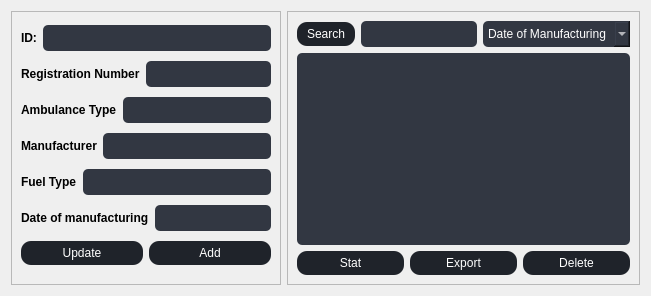
                   <widget class="QWidget" name="vehiclePage">
                    <layout class="QHBoxLayout" name="horizontalLayout_55">
                     <item alignment="Qt::AlignLeft">
                      <widget class="QFrame" name="frame_13">
                       <property name="styleSheet">
                        <string notr="true">
                                                  QFrame#frame_13 QPushButton {
                                                  color: #fff;
                                                  background-color: rgb(31, 35, 42);
                                                  border-radius: 10px;
                                                  padding: 5px 10px;
                                                  text-align: center;
                                                  border: none;
                                                  }
                                                  QFrame#frame_13 QPlainTextEdit {
                                                  background-color: rgb(50, 55, 66);
                                                  border: none;
                                                  border-radius: 5px;
                                                  color: #fff;
                                                  padding: 5px;
                                                  }


                                                  QFrame#frame_13 QPushButton:hover {
                                                  background-color: rgb(50, 55, 66);
                                                  }

                                                  /* Line Edit */
                                                  QFrame#frame_13 QLineEdit {
                                                  background-color: rgb(50, 55, 66);
                                                  border: none;
                                                  border-radius: 5px;
                                                  color: #fff;
                                                  padding: 5px;
                                                  }

                                                  /* Spin Box */
                                                  QFrame#frame_13 QSpinBox {
                                                  background-color: rgb(50, 55, 66);
                                                  border: none;
                                                  border-radius: 5px;
                                                  color: #fff;
                                                  padding: 5px;
                                                  }

                                                  /* Combo Box */
                                                  QFrame#frame_13 QComboBox {
                                                  background-color: rgb(50, 55, 66);
                                                  border: none;
                                                  border-radius: 5px;
                                                  color: #fff;
                                                  padding: 5px;
                                                  min-width: 6em;
                                                  }

                                                  QFrame#frame_13 QComboBox:editable {
                                                  background-color: rgb(50, 55, 66);
                                                  }
                                                  /* Date Edit */
                                                  QFrame#frame_13 QDateEdit {
                                                  background-color: rgb(50, 55, 66);
                                                  border: none;
                                                  border-radius: 5px;
                                                  color: #fff;
                                                  padding: 5px;
                                                  }

                                                  QFrame#frame_11 QDateEdit::drop-down {
                                                  background-color: rgb(31, 35, 42);
                                                  border: none;
                                                  subcontrol-origin: padding;
                                                  subcontrol-position: top right;
                                                  width: 20px;
                                                  }

                                                  QFrame#frame_11 QDateEdit::down-arrow {
                                                  image: url(&quot;path/to/arrow/down.png&quot;);
                                                  width: 20px;
                                                  height: 20px;
                                                  }

                                                </string>
                       </property>
                       <property name="frameShape">
                        <enum>QFrame::StyledPanel</enum>
                       </property>
                       <property name="frameShadow">
                        <enum>QFrame::Raised</enum>
                       </property>
                       <layout class="QVBoxLayout" name="verticalLayout_16">
                        <item>
                         <layout class="QHBoxLayout" name="horizontalLayout_28">
                          <item>
                           <widget class="QLabel" name="label_12">
                            <property name="font">
                             <font>
                              <bold>true</bold>
                             </font>
                            </property>
                            <property name="text">
                             <string>ID:</string>
                            </property>
                           </widget>
                          </item>
                          <item>
                           <widget class="QLineEdit" name="lineEditIdAmb"/>
                          </item>
                         </layout>
                        </item>
                        <item>
                         <layout class="QHBoxLayout" name="horizontalLayout_29">
                          <item>
                           <widget class="QLabel" name="label_25">
                            <property name="font">
                             <font>
                              <bold>true</bold>
                             </font>
                            </property>
                            <property name="text">
                             <string>Registration Number</string>
                            </property>
                           </widget>
                          </item>
                          <item>
                           <widget class="QLineEdit" name="lineEditRegAmb"/>
                          </item>
                         </layout>
                        </item>
                        <item>
                         <layout class="QHBoxLayout" name="horizontalLayout_30">
                          <item>
                           <widget class="QLabel" name="label_26">
                            <property name="font">
                             <font>
                              <bold>true</bold>
                             </font>
                            </property>
                            <property name="text">
                             <string>Ambulance Type</string>
                            </property>
                           </widget>
                          </item>
                          <item>
                           <widget class="QLineEdit" name="lineEditTypeAmb"/>
                          </item>
                         </layout>
                        </item>
                        <item>
                         <layout class="QHBoxLayout" name="horizontalLayout_33">
                          <item>
                           <widget class="QLabel" name="label_29">
                            <property name="font">
                             <font>
                              <bold>true</bold>
                             </font>
                            </property>
                            <property name="text">
                             <string>Manufacturer</string>
                            </property>
                           </widget>
                          </item>
                          <item>
                           <widget class="QLineEdit" name="lineEditManAmb"/>
                          </item>
                         </layout>
                        </item>
                        <item>
                         <layout class="QHBoxLayout" name="horizontalLayout_31">
                          <item>
                           <widget class="QLabel" name="label_27">
                            <property name="font">
                             <font>
                              <bold>true</bold>
                             </font>
                            </property>
                            <property name="text">
                             <string>Fuel Type</string>
                            </property>
                           </widget>
                          </item>
                          <item>
                           <widget class="QLineEdit" name="lineEditTFAmb"/>
                          </item>
                         </layout>
                        </item>
                        <item>
                         <layout class="QHBoxLayout" name="horizontalLayout_32">
                          <item>
                           <widget class="QLabel" name="label_28">
                            <property name="font">
                             <font>
                              <bold>true</bold>
                             </font>
                            </property>
                            <property name="text">
                             <string>Date of manufacturing</string>
                            </property>
                           </widget>
                          </item>
                          <item>
                           <widget class="QLineEdit" name="lineEditDateAmb"/>
                          </item>
                         </layout>
                        </item>
                        <item>
                         <layout class="QHBoxLayout" name="horizontalLayout_34">
                          <item>
                           <widget class="QPushButton" name="pushButtonUpdateAmbBtn">
                            <property name="text">
                             <string>Update</string>
                            </property>
                           </widget>
                          </item>
                          <item>
                           <widget class="QPushButton" name="pushButtonAddAmbBtn">
                            <property name="text">
                             <string>Add</string>
                            </property>
                           </widget>
                          </item>
                         </layout>
                        </item>
                       </layout>
                      </widget>
                     </item>
                     <item>
                      <widget class="QFrame" name="frame_14">
                       <property name="styleSheet">
                        <string notr="true">QFrame#frame_14 QPushButton {
                                          color: #fff;
                                          background-color: rgb(31, 35, 42);
                                          border-radius: 10px;
                                          padding: 5px 10px;
                                          text-align: center;
                                          border: none;
                                          }
                                          QFrame#frame_14 QPushButton:hover {
                                          background-color: rgb(50, 55, 66);
                                          }
                                          QFrame#frame_14 QLineEdit {
                                          background-color: rgb(50, 55, 66);
                                          border: none;
                                          border-radius: 5px;
                                          color: #fff;
                                          padding: 5px;
                                          }
                                          QFrame#frame_14 QComboBox {
                                          background-color: rgb(50, 55, 66);
                                          border: none;
                                          border-radius: 5px;
                                          color: #fff;
                                          padding: 5px;
                                          min-width: 6em;
                                          }

                                          QFrame#frame_14 QComboBox:editable {
                                          background-color: rgb(50, 55, 66);
                                          }


                                        </string>
                       </property>
                       <property name="frameShape">
                        <enum>QFrame::StyledPanel</enum>
                       </property>
                       <property name="frameShadow">
                        <enum>QFrame::Raised</enum>
                       </property>
                       <layout class="QVBoxLayout" name="verticalLayout_18">
                        <item>
                         <layout class="QHBoxLayout" name="horizontalLayout_35">
                          <item>
                           <widget class="QPushButton" name="pushButtonSearchAmbbtn">
                            <property name="text">
                             <string>Search</string>
                            </property>
                           </widget>
                          </item>
                          <item>
                           <widget class="QLineEdit" name="lineEditIDSAmbBtn"/>
                          </item>
                          <item>
                           <widget class="QComboBox" name="comboBox">
                            <item>
                             <property name="text">
                              <string>Date of Manufacturing</string>
                             </property>
                            </item>
                            <item>
                             <property name="text">
                              <string>Fuel type</string>
                             </property>
                            </item>
                            <item>
                             <property name="text">
                              <string>Model</string>
                             </property>
                            </item>
                           </widget>
                          </item>
                         </layout>
                        </item>
                        <item>
                         <widget class="QTableView" name="tableView">
                          <property name="styleSheet">
                           <string notr="true">
                       QFrame#frame_14 QTableView {
                                                background-color: rgb(50, 55, 66);
                                                color: #fff;
                                                selection-background-color: rgb(31, 35, 42);
                                                border: none;
                                                border-radius: 5px;
                                                padding: 5px;
                                                }

                                                QFrame#frame_14 QHeaderView::section {
                                                background-color: rgb(31, 35, 42);
                                                color: #fff;
                                                padding: 5px;
                                                border: none;
                                                border-right: 1px solid rgb(50, 55, 66);
                                                }

                                                QFrame#frame_14 QTableView::item:selected {
                                                background-color: rgb(31, 35, 42);
                                                color: #fff;
                                                }
                                                QFrame#frame_14 QScrollBar:horizontal {
                                                background-color: rgb(31, 35, 42);
                                                height: 10px;
                                                }

                                                QFrame#frame_14 QScrollBar::handle:horizontal {
                                                background-color: rgb(50, 55, 66);
                                                border-radius: 5px;
                                                }

                                                QFrame#frame_14 QScrollBar::add-line:horizontal,
                                                QFrame#frame_14 QScrollBar::sub-line:horizontal {
                                                border: none;
                                                background: none;
                                                }

                                                QFrame#frame_14 QScrollBar::add-page:horizontal,
                                                QFrame#frame_14 QScrollBar::sub-page:horizontal {
                                                background: none;
                                                }
</string>
                          </property>
                         </widget>
                        </item>
                        <item>
                         <layout class="QHBoxLayout" name="horizontalLayout_36">
                          <item>
                           <widget class="QPushButton" name="pushButtonStatAmbBtn">
                            <property name="text">
                             <string>Stat</string>
                            </property>
                           </widget>
                          </item>
                          <item>
                           <widget class="QPushButton" name="pushButtonExportAmbBtn">
                            <property name="text">
                             <string>Export</string>
                            </property>
                           </widget>
                          </item>
                          <item>
                           <widget class="QPushButton" name="pushButtonDeleteeAmbBtn">
                            <property name="text">
                             <string>Delete</string>
                            </property>
                           </widget>
                          </item>
                         </layout>
                        </item>
                       </layout>
                      </widget>
                     </item>
                    </layout>
                   </widget>
